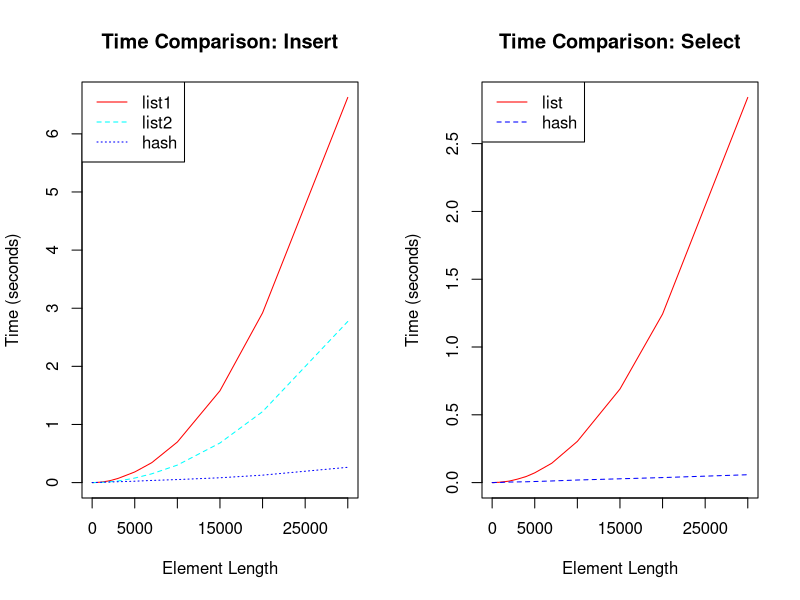

R code for this plot:
# Encoding: utf8

library(hash)

list1.insert.test <- function(len) {
	a <- list()
	res <- system.time({
		for(i in 1:len)
			a[[as.character(i)]] <- i
	})
	res[3]
}

list2.insert.test <- function(len) {
	a <- list()
	res <- system.time({
		for(i in 1:len)
			a <- c(a,i)
		names(a) <- 1:len
	})
	res[3]
}

hash.insert.test <- function(len) {
	a <- hash()
	res <- system.time({
		for(i in 1:len)
			a[[as.character(i)]] <- i
	})
	clear(a)
	res[3]
}

list.select.test <- function(len) {
	a <- hash(1:len,1:len)
	b <- as.list(a)
	clear(a)
	x <- names(b)
	res <- system.time({ invisible(sapply(x,
			function(i) {
				b[[i]]
			}))
	})
	res[3]
}

hash.select.test <- function(len) {
	a <- hash(1:len,1:len)
	x <- keys(a)
	res <- system.time({ invisible(sapply(x,
			function(i) {
				a[[i]]
			}))
	})
	clear(a)
	res[3]
}

run.test <- function(fun, x, .progress='text') {
	require(plyr)
	laply(x,fun,.progress=.progress)
}

### ------ Main ------
x <- c(10,100,200,300,400,500,600,800,1000,1500,2000,3000,4000,5000,7000,10000,15000,20000,30000)
list1.insert.time <- run.test(list1.insert.test, x)
list2.insert.time <- run.test(list2.insert.test, x)
hash.insert.time <- run.test(hash.insert.test, x)
p <- par(mfrow=c(1,2))
plot(x, list1.insert.time, type='l', 
	 col='red',lty=1,
	 ylim=range(c(list1.insert.time,list2.insert.time,hash.insert.time)),
	 main='Time Comparison: Insert',
	 xlab='Element Length',ylab='Time (seconds)')
lines(x, list2.insert.time, col='cyan', lty=2)
lines(x, hash.insert.time, col='blue', lty=3)
legend('topleft', c('list1','list2','hash'), col=c('red','cyan','blue'), lty=c(1,2,3))

list.select.time <- run.test(list.select.test, x)
hash.select.time <- run.test(hash.select.test, x)
plot(x, list.select.time, type='l',
	 col='red',lty=1,
	 ylim=range(c(list.select.time,hash.select.time)),
	 main='Time Comparison: Select',
	 xlab='Element Length',ylab='Time (seconds)')
lines(x, hash.select.time, col='blue', lty=2)
legend('topleft', c('list','hash'), col=c('red','blue'), lty=c(1,2))
par(p)
